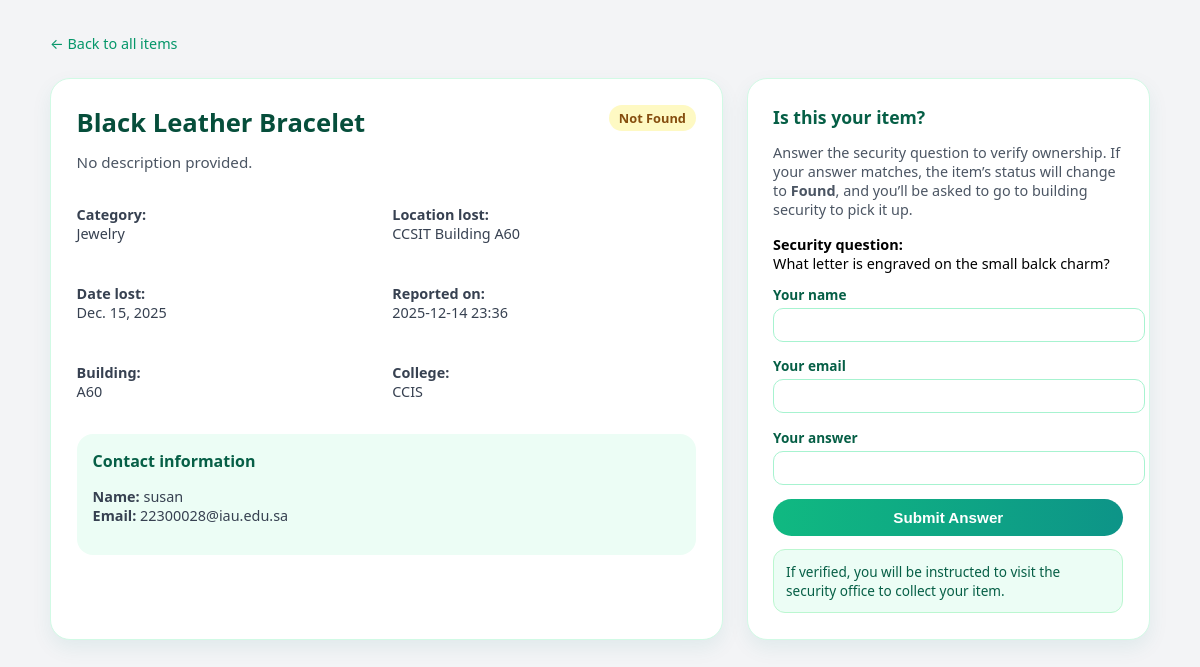
Screenshot of /item/8/ (signed in) with the database file from the repository.
### lostandfound/models.py (models this page shows, shortened)
class LostItem(models.Model):
    CATEGORY_CHOICES = [
        ('Electronics', 'Electronics'),
        ('Jewelry', 'Jewelry'),
        ('Clothing', 'Clothing'),
        ('Bags', 'Bags'),
        ('Keys', 'Keys'),
        ('Documents', 'Documents'),
        ('Pets', 'Pets'),
        ('Sports Equipment', 'Sports Equipment'),
        ('Other', 'Other'),
    ]
    LOCATION_CHOICES = [
        ('CCSIT Building A60', 'CCSIT Building A60'),
        ('CCSIT Building A61', 'CCSIT Building A61'),
    ]
    STATUS_CHOICES = [
        ('not_found', 'Not Found'),
        ('found', 'Found'),
    ]
    item_name = models.CharField(max_length=100)
    description = models.TextField(blank=True)
    building_number = models.CharField(max_length=10, default='A60')
    category = models.CharField(max_length=50, choices=CATEGORY_CHOICES)
    location_lost = models.CharField(max_length=50, choices=LOCATION_CHOICES)
    date_lost = models.DateField()
    status = models.CharField(
        max_length=20,
        choices=STATUS_CHOICES,
        default='not_found'
    )
    college = models.CharField(
        max_length=50,
        default='CCIS',
        blank=True
    )
    reported_by = models.ForeignKey(
        User,
        on_delete=models.SET_NULL,
        null=True,
        blank=True,
        related_name='lost_items'
    )
    security_question = models.CharField(max_length=255)
    security_answer = models.CharField(max_length=255)
    image = models.ImageField(upload_to='item_images/', blank=True, null=True)
    contact_name = models.CharField(max_length=100)
    contact_email = models.EmailField(blank=True)
    contact_phone = models.CharField(max_length=20, blank=True)
    created_at = models.DateTimeField(auto_now_add=True)

### lostandfound/views.py (the view)
# urls.py: path('item/<int:pk>/', views.item_detail, name='item_detail'),
@login_required
def item_detail(request, pk):
    item = get_object_or_404(LostItem, pk=pk)
    if request.method == "POST":
        form = ClaimForm(request.POST)
        if form.is_valid():
            claimer_name = form.cleaned_data["claimer_name"]
            claimer_email = form.cleaned_data["claimer_email"]
            user_input_answer = form.cleaned_data["answer"]
            user_answer = user_input_answer.strip().lower()
            correct_answer = (item.security_answer or "").strip().lower()
            if correct_answer and user_answer == correct_answer:
                ClaimVerification.objects.create(
                    report=item,
                    claimer_name=claimer_name,
                    claimer_email=claimer_email,
                    claimer_answer=user_input_answer,
                    verification_status='verified'
                )
                item.status = "found"
                item.save()
                messages.success(
                    request,
                    "Correct answer! Please visit the building security office to pick up your item.",
                )
                return redirect("item_detail", pk=item.pk)
            else:
                ClaimVerification.objects.create(
                    report=item,
                    claimer_name=claimer_name,
                    claimer_email=claimer_email,
                    claimer_answer=user_input_answer,
                    verification_status='rejected'
                )
                messages.error(request, "Incorrect answer. Please try again.")
        else:
            messages.error(request, "Please correct the errors in the form.")
    else:
        form = ClaimForm()
    return render(
        request,
        "item_detail.html",
        {
            "item": item,
            "form": form,
        },
    )

### lostandfound/forms.py
class ClaimForm(forms.Form):
    claimer_name = forms.CharField(max_length=100, label="Your name")
    claimer_email = forms.EmailField(label="Your email")
    answer = forms.CharField(
        max_length=200,
        label="Your answer to the security question",
        widget=forms.TextInput()
    )

### lostandfound/templates/item_detail.html (shortened to what this page needs)
<!DOCTYPE html>
<html lang="en">
<head>
</head>
<body>
<div class="page">
    <a href="{% url 'home' %}" class="back-link">← Back to all items</a>
    <div class="layout">
        <div class="card">
            <div class="card-header">
                <h1 class="item-title">{{ item.item_name }}</h1>
                {% if item.status == 'found' %}
                    <span class="badge badge-found">Found / Claimed</span>
                {% else %}
                    <span class="badge badge-not-found">Not Found</span>
                {% endif %}
            </div>
            <p class="item-description">
                {{ item.description|default:"No description provided." }}
            </p>
            <div class="meta-grid">
                <p>
                    <span class="meta-label">Category:</span><br>
                    {{ item.category }}
                </p>
                <p>
                    <span class="meta-label">Location lost:</span><br>
                    {{ item.location_lost }}
                </p>
                <p>
                    <span class="meta-label">Date lost:</span><br>
                    {{ item.date_lost }}
                </p>
                <p>
                    <span class="meta-label">Reported on:</span><br>
                    {{ item.created_at|date:"Y-m-d H:i" }}
                </p>
                <p>
                    <span class="meta-label">Building:</span><br>
                    {{ item.building_number|default:"A60" }}
                </p>
                <p>
                    <span class="meta-label">College:</span><br>
                    {{ item.college|default:"CCIS" }}
                </p>
            </div>
            <div class="contact-card">
                <h2 class="contact-title">Contact information</h2>
                <p>
                    <strong>Name:</strong> {{ item.contact_name }}<br>
                    {% if item.contact_email %}
                      <strong>Email:</strong> {{ item.contact_email }}<br>
                    {% endif %}
                </p>
            </div>
        </div>
        <div class="card">
            {% if item.status == 'found' %}
                <h2 class="claim-title">Item already claimed</h2>
                <p class="claim-subtitle">
                    This item has already been verified and claimed by its owner.
                </p>
                <div class="security-office">
                    Please contact the security office in building
                    <strong>{{ item.building_number|default:"A60" }}</strong>
                    if you have any questions.
                </div>
            {% else %}
                <h2 class="claim-title">Is this your item?</h2>
                <p class="claim-subtitle">
                    Answer the security question to verify ownership. If your answer matches, the item’s status will change
                    to <strong>Found</strong>, and you’ll be asked to go to building security to pick it up.
                </p>
                {% if item.security_question %}
                  <p style="font-size:0.9rem; margin-bottom:0.75rem;">
                    <strong>Security question:</strong><br>
                    {{ item.security_question }}
                  </p>
                {% endif %}
                <form method="post">
                    <div class="field">
                        <label for="{{ form.claimer_name.id_for_label }}">Your name</label>
                        {{ form.claimer_name }}
                    </div>
                    <div class="field">
                        <label for="{{ form.claimer_email.id_for_label }}">Your email</label>
                        {{ form.claimer_email }}
                    </div>
                    <div class="field">
                        <label for="{{ form.answer.id_for_label }}">Your answer</label>
                        {{ form.answer }}
                    </div>
                    <button type="submit" class="btn-primary">Submit Answer</button>
                </form>
                <div class="security-office">
                If verified, you will be instructed to visit the security office to collect your item.
                </div>
            {% endif %}
        </div>
    </div>
</div>
</body>
</html>

### lostandfound/templates/item_detail.html (style rules this page uses)
body { font-family: system-ui, -apple-system, BlinkMacSystemFont, "Segoe UI", sans-serif; background: #f3f4f6; margin: 0; padding: 2rem 0; }
.page { max-width: 1100px; margin: 0 auto; padding: 0 1.5rem; }
.back-link { text-decoration: none; color: #059669; font-size: 0.9rem; }
.layout { margin-top: 1.5rem; display: grid; grid-template-columns: minmax(0, 2fr) minmax(0, 1.2fr); gap: 1.5rem; }
.card { background: #ffffff; border-radius: 20px; padding: 1.6rem; border: 1px solid #d1fae5; box-shadow: 0 8px 20px rgba(15,118,110,0.08); }
.card-header { display: flex; justify-content: space-between; align-items: flex-start; gap: 0.75rem; }
.item-title { font-size: 1.6rem; font-weight: 700; color: #064e3b; margin: 0; }
.badge { padding: 4px 10px; border-radius: 999px; font-size: 0.8rem; font-weight: 600; }
.badge-not-found { background: #fef9c3; color: #854d0e; }
.item-description { color: #4b5563; margin-top: 0.75rem; font-size: 0.95rem; }
.meta-grid { margin-top: 1.2rem; display: grid; grid-template-columns: 1fr 1fr; gap: 0.75rem; font-size: 0.9rem; color: #374151; }
.meta-label { font-weight: 600; }
.contact-card { margin-top: 1.2rem; padding: 1rem; background: #ecfdf5; border-radius: 16px; font-size: 0.9rem; color: #374151; }
.contact-title { margin: 0 0 0.5rem 0; font-size: 1rem; color: #065f46; font-weight: 600; }
.claim-title { font-size: 1.1rem; font-weight: 700; margin: 0 0 0.5rem 0; color: #065f46; }
.claim-subtitle { font-size: 0.9rem; color: #4b5563; margin-bottom: 1rem; }
.field { margin-bottom: 0.9rem; font-size: 0.9rem; }
.field label { display: block; margin-bottom: 4px; color: #065f46; font-weight: 600; font-size: 0.85rem; }
.field input { width: 100%; padding: 8px 10px; border-radius: 10px; border: 1px solid #a7f3d0; outline: none; font-size: 0.9rem; }
.btn-primary { width: 100%; padding: 10px; border-radius: 999px; border: none; cursor: pointer; background: linear-gradient(to right, #10b981, #0d9488); color: white; font-weight: 600; font-size: 0.95rem; }
.security-office { margin-top: 0.8rem; padding: 0.75rem; border-radius: 12px; background: #ecfdf5; border: 1px solid #bbf7d0; font-size: 0.85rem; color: #065f46; }

### rows the page displays
LostItem: item_name "Black Leather Bracelet", description "No description provided.", category "Jewelry", location_lost "CCSIT Building A60", date_lost "Dec. 15, 2025", created_at "2025-12-14 23:36", building_number "A60", college "CCIS", contact_name "susan", contact_email "22300028@iau.edu.sa", security_question "What letter is engraved on the small balck charm?"
